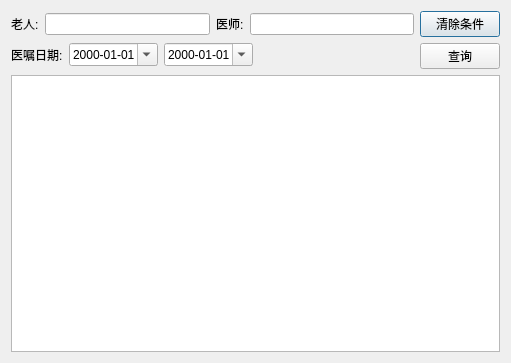
<?xml version="1.0" encoding="UTF-8"?>
<ui version="4.0">
 <class>AdviceChooseDialog</class>
 <widget class="QDialog" name="AdviceChooseDialog">
  <property name="geometry">
   <rect>
    <x>0</x>
    <y>0</y>
    <width>511</width>
    <height>363</height>
   </rect>
  </property>
  <property name="windowTitle">
   <string>Dialog</string>
  </property>
  <layout class="QGridLayout" name="gridLayout">
   <item row="0" column="0">
    <layout class="QVBoxLayout" name="verticalLayout_3">
     <item>
      <layout class="QHBoxLayout" name="horizontalLayout_3">
       <item>
        <layout class="QVBoxLayout" name="verticalLayout">
         <item>
          <layout class="QHBoxLayout" name="horizontalLayout_2">
           <item>
            <widget class="QLabel" name="label">
             <property name="text">
              <string>老人:</string>
             </property>
            </widget>
           </item>
           <item>
            <widget class="QLineEdit" name="lineEdit_elder">
             <property name="sizePolicy">
              <sizepolicy hsizetype="Expanding" vsizetype="Fixed">
               <horstretch>0</horstretch>
               <verstretch>0</verstretch>
              </sizepolicy>
             </property>
            </widget>
           </item>
           <item>
            <widget class="QLabel" name="label_2">
             <property name="text">
              <string>医师:</string>
             </property>
            </widget>
           </item>
           <item>
            <widget class="QLineEdit" name="lineEdit_doctor">
             <property name="sizePolicy">
              <sizepolicy hsizetype="Expanding" vsizetype="Fixed">
               <horstretch>0</horstretch>
               <verstretch>0</verstretch>
              </sizepolicy>
             </property>
            </widget>
           </item>
          </layout>
         </item>
         <item>
          <layout class="QHBoxLayout" name="horizontalLayout">
           <item>
            <widget class="QLabel" name="label_3">
             <property name="text">
              <string>医嘱日期:</string>
             </property>
            </widget>
           </item>
           <item>
            <widget class="QDateEdit" name="dateEdit_start">
             <property name="displayFormat">
              <string>yyyy-MM-dd</string>
             </property>
             <property name="calendarPopup">
              <bool>true</bool>
             </property>
            </widget>
           </item>
           <item>
            <widget class="QDateEdit" name="dateEdit_end">
             <property name="displayFormat">
              <string>yyyy-MM-dd</string>
             </property>
             <property name="calendarPopup">
              <bool>true</bool>
             </property>
            </widget>
           </item>
           <item>
            <spacer name="horizontalSpacer">
             <property name="orientation">
              <enum>Qt::Horizontal</enum>
             </property>
             <property name="sizeType">
              <enum>QSizePolicy::Expanding</enum>
             </property>
             <property name="sizeHint" stdset="0">
              <size>
               <width>40</width>
               <height>20</height>
              </size>
             </property>
            </spacer>
           </item>
          </layout>
         </item>
        </layout>
       </item>
       <item>
        <layout class="QVBoxLayout" name="verticalLayout_2">
         <item>
          <widget class="QPushButton" name="btn_clear">
           <property name="text">
            <string>清除条件</string>
           </property>
          </widget>
         </item>
         <item>
          <widget class="QPushButton" name="btn_search">
           <property name="text">
            <string>查询</string>
           </property>
          </widget>
         </item>
        </layout>
       </item>
      </layout>
     </item>
     <item>
      <widget class="QTableWidget" name="tableWidget"/>
     </item>
    </layout>
   </item>
  </layout>
 </widget>
 <resources/>
 <connections/>
</ui>
